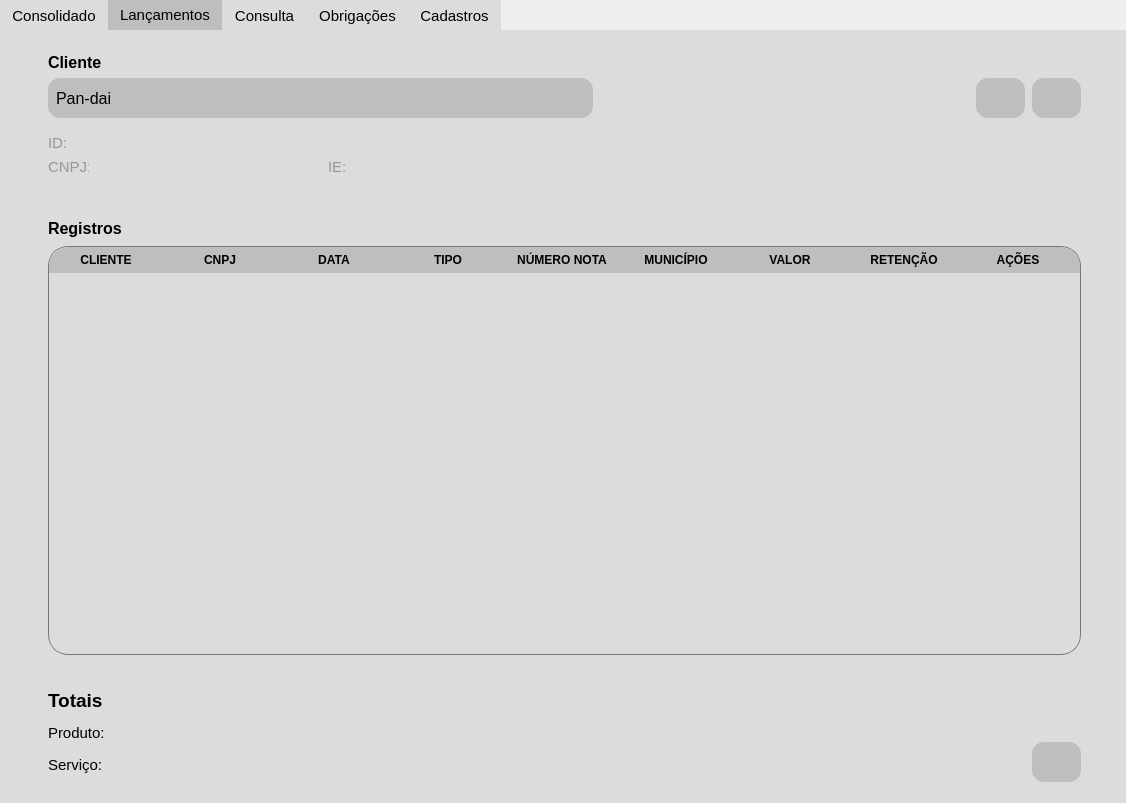
<?xml version="1.0" encoding="UTF-8"?>
<ui version="4.0">
 <class>janela_principal</class>
 <widget class="QMainWindow" name="janela_principal">
  <property name="geometry">
   <rect>
    <x>0</x>
    <y>0</y>
    <width>1126</width>
    <height>803</height>
   </rect>
  </property>
  <property name="windowTitle">
   <string>MainWindow</string>
  </property>
  <property name="windowIcon">
   <iconset resource="icons.qrc">
    <normaloff>:/icons/conta.png</normaloff>:/icons/conta.png</iconset>
  </property>
  <property name="toolButtonStyle">
   <enum>Qt::ToolButtonIconOnly</enum>
  </property>
  <widget class="QWidget" name="centralwidget">
   <widget class="QTabWidget" name="tabWidget">
    <property name="geometry">
     <rect>
      <x>0</x>
      <y>0</y>
      <width>1132</width>
      <height>806</height>
     </rect>
    </property>
    <property name="font">
     <font>
      <family>Segoe UI</family>
      <pointsize>11</pointsize>
     </font>
    </property>
    <property name="styleSheet">
     <string notr="true">
/************************************************************/
/*JANELA*/

QTabWidget::pane {
    background-color: rgb(220, 220, 220); /* Cor do painel */
    font-size: 30px; /* Tamanho da fonte */
}

QTabBar::tab {
     background-color: rgb(220, 220, 220 ); /* Cor das abas selecionadas */
     color: black;
}

QTabBar::tab:selected {
    background-color: rgb(190,190, 190); /* Cor das abas selecionadas */
    color: black;
}

QHeader{
 	background-color: rgb(40, 45, 50)
}

QWidget {
    background-color: rgb(220, 220, 220);
    color: black;
    border: none;
}

QTabBar::tab:Hover {
    background-color: rgb(190, 190, 190); /* Cor das abas selecionadas */
}

/************************************************************/
/*CAMPOS DE TEXTO*/

QTabWidget QLineEdit {
    border: 1px solid rgb(120, 120, 120);
    border-radius: 0;
    background-color: rgb(190, 190, 190);
	border-radius: 12px;
	padding: 8px;
}

QLineEdit:disabled, QLineEdit:!focus {
    border: none;
}

/************************************************************/
/*CAMPOS DE TEXTO*/

QTabWidget QTextEdit {
    border: 1px solid rgb(120, 120, 120);
    border-radius: 0;
    background-color: rgb(190, 190, 190);
	border-radius: 12px;
	padding: 8px
}

QTabWidget QTextEdit:disabled, QTextEdit:!focus {
    border: none;
}

/************************************************************/
/*COMBOBOX*/

QTabWidget QComboBox {
     border: 1px solid rgb(120, 120, 120);
    background-color: rgb(190, 190, 190);
	border-radius: 12px;
    padding: 8px
}

QTabWidget QComboBox:disabled, QComboBox:!focus {
     border: none;
}

QTabWidget QComboBox::down-arrow {
    image: none;
}

QTabWidget QComboBox::drop-down {
    width: 0;
}
/************************************************************/
/*LABEL*/
QTabWidget QLabel{
	background-color: transparent;

}


/************************************************************/
/*BUTTON*/

QTabWidget QPushButton{
	background-color: rgb(190, 190, 190);
	border-radius: 12px;
    padding: 5px;
}

QTabWidget QPushButton:hover{
	background-color: rgb(160, 160, 160);
	border-radius: 12px;
    padding: 5px;
}

/************************************************************/
/*TABLE*/

QTabWidget QTableWidget {
    background-color: rgb(220, 220, 220); 
    border: 1px solid rgb(120, 120, 120);
    border-radius: 20px;
}

/* Ajusta o cabeçalho para seguir o border-radius */
QTableWidget::corner {
    border-top-left-radius: 20px;
    background-color: transparent;
}

/* Ajusta os títulos das colunas (cabeçalho horizontal) */
QHeaderView::section {
    background-color: transparent;
    border: none;
    padding: 4px;
}

/* Impede que o cabeçalho fique cortado */
QTableWidget QHeaderView {
    border-top-left-radius: 20px;
    border-top-right-radius: 20px;
	background-color:rgb(190, 190, 190);
	font-weight: bold; 
}
/************************************************************/
/*DATE*/

QTabWidget QDateEdit {
	border: 1px solid rgb(120, 120, 120);
    border-radius: 12px;
    background-color: rgb(190, 190, 190);
	padding: 7px
}

QTabWidget QDateEdit:disabled,QTabWidget QDateEdit:!focus {
   border: none;
}

QTabWidget QDateEdit::up-button {
    width: 0;
    height: 0;
    border: none;
}

QTabWidget QDateEdit::down-button {
    width: 0;
    height: 0;
    border: none;
}



</string>
    </property>
    <property name="currentIndex">
     <number>1</number>
    </property>
    <widget class="QWidget" name="tab_3">
     <attribute name="title">
      <string>Consolidado</string>
     </attribute>
    </widget>
    <widget class="QWidget" name="tab">
     <attribute name="title">
      <string>Lançamentos</string>
     </attribute>
     <widget class="QComboBox" name="campo_cliente_lancamento">
      <property name="geometry">
       <rect>
        <x>48</x>
        <y>48</y>
        <width>545</width>
        <height>40</height>
       </rect>
      </property>
      <property name="font">
       <font>
        <family>Segoe UI</family>
        <pointsize>12</pointsize>
        <weight>50</weight>
        <bold>false</bold>
       </font>
      </property>
      <item>
       <property name="text">
        <string>Pan-dai</string>
       </property>
      </item>
     </widget>
     <widget class="QPushButton" name="btn_importar_xml">
      <property name="geometry">
       <rect>
        <x>976</x>
        <y>48</y>
        <width>49</width>
        <height>40</height>
       </rect>
      </property>
      <property name="font">
       <font>
        <pointsize>14</pointsize>
       </font>
      </property>
      <property name="cursor">
       <cursorShape>PointingHandCursor</cursorShape>
      </property>
      <property name="text">
       <string/>
      </property>
      <property name="icon">
       <iconset resource="icons.qrc">
        <normaloff>:/icons/filetype-xml.svg</normaloff>:/icons/filetype-xml.svg</iconset>
      </property>
      <property name="iconSize">
       <size>
        <width>25</width>
        <height>26</height>
       </size>
      </property>
      <property name="flat">
       <bool>false</bool>
      </property>
     </widget>
     <widget class="QPushButton" name="btn_lancar_manual">
      <property name="geometry">
       <rect>
        <x>1032</x>
        <y>48</y>
        <width>49</width>
        <height>40</height>
       </rect>
      </property>
      <property name="font">
       <font>
        <family>Segoe UI</family>
        <pointsize>11</pointsize>
       </font>
      </property>
      <property name="cursor">
       <cursorShape>PointingHandCursor</cursorShape>
      </property>
      <property name="text">
       <string/>
      </property>
      <property name="icon">
       <iconset resource="icons.qrc">
        <normaloff>:/icons/pencil-square.svg</normaloff>:/icons/pencil-square.svg</iconset>
      </property>
      <property name="iconSize">
       <size>
        <width>25</width>
        <height>25</height>
       </size>
      </property>
      <property name="flat">
       <bool>false</bool>
      </property>
     </widget>
     <widget class="QLabel" name="label_2">
      <property name="geometry">
       <rect>
        <x>48</x>
        <y>184</y>
        <width>172</width>
        <height>29</height>
       </rect>
      </property>
      <property name="font">
       <font>
        <family>Segoe UI</family>
        <pointsize>12</pointsize>
        <weight>75</weight>
        <bold>true</bold>
       </font>
      </property>
      <property name="text">
       <string>Registros</string>
      </property>
     </widget>
     <widget class="QTableWidget" name="tabela_lancamentos">
      <property name="enabled">
       <bool>true</bool>
      </property>
      <property name="geometry">
       <rect>
        <x>48</x>
        <y>216</y>
        <width>1033</width>
        <height>409</height>
       </rect>
      </property>
      <property name="verticalScrollBarPolicy">
       <enum>Qt::ScrollBarAlwaysOff</enum>
      </property>
      <property name="horizontalScrollBarPolicy">
       <enum>Qt::ScrollBarAlwaysOff</enum>
      </property>
      <property name="rowCount">
       <number>0</number>
      </property>
      <attribute name="horizontalHeaderDefaultSectionSize">
       <number>114</number>
      </attribute>
      <attribute name="verticalHeaderVisible">
       <bool>false</bool>
      </attribute>
      <column>
       <property name="text">
        <string>CLIENTE</string>
       </property>
      </column>
      <column>
       <property name="text">
        <string>CNPJ</string>
       </property>
      </column>
      <column>
       <property name="text">
        <string>DATA</string>
       </property>
      </column>
      <column>
       <property name="text">
        <string>TIPO</string>
       </property>
      </column>
      <column>
       <property name="text">
        <string>NÚMERO NOTA</string>
       </property>
      </column>
      <column>
       <property name="text">
        <string>MUNICÍPIO</string>
       </property>
      </column>
      <column>
       <property name="text">
        <string>VALOR</string>
       </property>
      </column>
      <column>
       <property name="text">
        <string>RETENÇÃO</string>
       </property>
      </column>
      <column>
       <property name="text">
        <string>AÇÕES</string>
       </property>
      </column>
     </widget>
     <widget class="QLabel" name="label_4">
      <property name="geometry">
       <rect>
        <x>48</x>
        <y>688</y>
        <width>73</width>
        <height>29</height>
       </rect>
      </property>
      <property name="font">
       <font>
        <family>Segoe UI</family>
        <pointsize>11</pointsize>
        <weight>50</weight>
        <bold>false</bold>
       </font>
      </property>
      <property name="text">
       <string>Produto:</string>
      </property>
     </widget>
     <widget class="QLabel" name="label_5">
      <property name="enabled">
       <bool>false</bool>
      </property>
      <property name="geometry">
       <rect>
        <x>48</x>
        <y>104</y>
        <width>25</width>
        <height>17</height>
       </rect>
      </property>
      <property name="font">
       <font>
        <family>Segoe UI</family>
        <pointsize>11</pointsize>
        <weight>50</weight>
        <bold>false</bold>
       </font>
      </property>
      <property name="styleSheet">
       <string notr="true">color:rgb(150,150,150)</string>
      </property>
      <property name="text">
       <string>ID:</string>
      </property>
     </widget>
     <widget class="QLabel" name="label_6">
      <property name="enabled">
       <bool>false</bool>
      </property>
      <property name="geometry">
       <rect>
        <x>48</x>
        <y>128</y>
        <width>41</width>
        <height>17</height>
       </rect>
      </property>
      <property name="font">
       <font>
        <family>Segoe UI</family>
        <pointsize>11</pointsize>
        <weight>50</weight>
        <bold>false</bold>
       </font>
      </property>
      <property name="styleSheet">
       <string notr="true">color:rgb(150,150,150)</string>
      </property>
      <property name="text">
       <string>CNPJ:</string>
      </property>
     </widget>
     <widget class="QLabel" name="campo_id">
      <property name="enabled">
       <bool>false</bool>
      </property>
      <property name="geometry">
       <rect>
        <x>88</x>
        <y>104</y>
        <width>201</width>
        <height>17</height>
       </rect>
      </property>
      <property name="font">
       <font>
        <family>Segoe UI</family>
        <pointsize>11</pointsize>
        <weight>50</weight>
        <bold>false</bold>
       </font>
      </property>
      <property name="styleSheet">
       <string notr="true">color:rgb(150,150,150)</string>
      </property>
      <property name="text">
       <string/>
      </property>
     </widget>
     <widget class="QLabel" name="campo_cnpj_cliente">
      <property name="enabled">
       <bool>false</bool>
      </property>
      <property name="geometry">
       <rect>
        <x>88</x>
        <y>128</y>
        <width>201</width>
        <height>17</height>
       </rect>
      </property>
      <property name="font">
       <font>
        <family>Segoe UI</family>
        <pointsize>11</pointsize>
        <weight>50</weight>
        <bold>false</bold>
       </font>
      </property>
      <property name="styleSheet">
       <string notr="true">color:rgb(150,150,150)</string>
      </property>
      <property name="text">
       <string/>
      </property>
     </widget>
     <widget class="QLabel" name="label_9">
      <property name="geometry">
       <rect>
        <x>48</x>
        <y>656</y>
        <width>172</width>
        <height>29</height>
       </rect>
      </property>
      <property name="font">
       <font>
        <family>Segoe UI</family>
        <pointsize>14</pointsize>
        <weight>75</weight>
        <bold>true</bold>
       </font>
      </property>
      <property name="text">
       <string>Totais</string>
      </property>
     </widget>
     <widget class="QLabel" name="label_12">
      <property name="geometry">
       <rect>
        <x>48</x>
        <y>720</y>
        <width>73</width>
        <height>29</height>
       </rect>
      </property>
      <property name="font">
       <font>
        <family>Segoe UI</family>
        <pointsize>11</pointsize>
        <weight>50</weight>
        <bold>false</bold>
       </font>
      </property>
      <property name="text">
       <string>Serviço:</string>
      </property>
     </widget>
     <widget class="QLabel" name="label_10">
      <property name="geometry">
       <rect>
        <x>48</x>
        <y>24</y>
        <width>172</width>
        <height>17</height>
       </rect>
      </property>
      <property name="font">
       <font>
        <family>Segoe UI</family>
        <pointsize>12</pointsize>
        <weight>75</weight>
        <bold>true</bold>
       </font>
      </property>
      <property name="text">
       <string>Cliente</string>
      </property>
     </widget>
     <widget class="QLabel" name="total_notas_produtos">
      <property name="geometry">
       <rect>
        <x>112</x>
        <y>688</y>
        <width>241</width>
        <height>29</height>
       </rect>
      </property>
      <property name="font">
       <font>
        <family>Segoe UI</family>
        <pointsize>11</pointsize>
        <weight>50</weight>
        <bold>false</bold>
       </font>
      </property>
      <property name="text">
       <string/>
      </property>
     </widget>
     <widget class="QLabel" name="label_13">
      <property name="enabled">
       <bool>false</bool>
      </property>
      <property name="geometry">
       <rect>
        <x>328</x>
        <y>128</y>
        <width>41</width>
        <height>17</height>
       </rect>
      </property>
      <property name="font">
       <font>
        <family>Segoe UI</family>
        <pointsize>11</pointsize>
        <weight>50</weight>
        <bold>false</bold>
       </font>
      </property>
      <property name="styleSheet">
       <string notr="true">color:rgb(150,150,150)</string>
      </property>
      <property name="text">
       <string>IE:</string>
      </property>
     </widget>
     <widget class="QLabel" name="campo_ie">
      <property name="enabled">
       <bool>false</bool>
      </property>
      <property name="geometry">
       <rect>
        <x>368</x>
        <y>128</y>
        <width>201</width>
        <height>17</height>
       </rect>
      </property>
      <property name="font">
       <font>
        <family>Segoe UI</family>
        <pointsize>11</pointsize>
        <weight>50</weight>
        <bold>false</bold>
       </font>
      </property>
      <property name="styleSheet">
       <string notr="true">color:rgb(150,150,150)</string>
      </property>
      <property name="text">
       <string/>
      </property>
     </widget>
     <widget class="QPushButton" name="btn_salvar">
      <property name="geometry">
       <rect>
        <x>1032</x>
        <y>712</y>
        <width>49</width>
        <height>40</height>
       </rect>
      </property>
      <property name="font">
       <font>
        <pointsize>14</pointsize>
       </font>
      </property>
      <property name="cursor">
       <cursorShape>PointingHandCursor</cursorShape>
      </property>
      <property name="text">
       <string/>
      </property>
      <property name="icon">
       <iconset resource="icons.qrc">
        <normaloff>:/icons/upload.svg</normaloff>:/icons/upload.svg</iconset>
      </property>
      <property name="iconSize">
       <size>
        <width>25</width>
        <height>25</height>
       </size>
      </property>
      <property name="flat">
       <bool>false</bool>
      </property>
     </widget>
     <widget class="QLabel" name="total_notas_servico">
      <property name="geometry">
       <rect>
        <x>112</x>
        <y>720</y>
        <width>241</width>
        <height>29</height>
       </rect>
      </property>
      <property name="font">
       <font>
        <family>Segoe UI</family>
        <pointsize>11</pointsize>
        <weight>50</weight>
        <bold>false</bold>
       </font>
      </property>
      <property name="text">
       <string/>
      </property>
     </widget>
    </widget>
    <widget class="QWidget" name="tab_2">
     <attribute name="title">
      <string>Consulta</string>
     </attribute>
     <widget class="QDateEdit" name="dateEdit">
      <property name="geometry">
       <rect>
        <x>600</x>
        <y>56</y>
        <width>121</width>
        <height>40</height>
       </rect>
      </property>
      <property name="font">
       <font>
        <family>Segoe UI</family>
        <pointsize>11</pointsize>
       </font>
      </property>
      <property name="displayFormat">
       <string>MM/yyyy</string>
      </property>
     </widget>
     <widget class="QLabel" name="label_7">
      <property name="geometry">
       <rect>
        <x>40</x>
        <y>32</y>
        <width>172</width>
        <height>17</height>
       </rect>
      </property>
      <property name="font">
       <font>
        <family>Segoe UI</family>
        <pointsize>12</pointsize>
        <weight>75</weight>
        <bold>true</bold>
       </font>
      </property>
      <property name="text">
       <string>Cliente</string>
      </property>
     </widget>
     <widget class="QPushButton" name="btn_importar_xml_2">
      <property name="geometry">
       <rect>
        <x>1024</x>
        <y>56</y>
        <width>57</width>
        <height>40</height>
       </rect>
      </property>
      <property name="font">
       <font>
        <family>Segoe UI</family>
        <pointsize>14</pointsize>
       </font>
      </property>
      <property name="cursor">
       <cursorShape>PointingHandCursor</cursorShape>
      </property>
      <property name="text">
       <string/>
      </property>
      <property name="icon">
       <iconset resource="icons.qrc">
        <normaloff>:/icons/search.svg</normaloff>:/icons/search.svg</iconset>
      </property>
      <property name="iconSize">
       <size>
        <width>23</width>
        <height>23</height>
       </size>
      </property>
     </widget>
     <widget class="QComboBox" name="campo_cliente_lancamento_2">
      <property name="geometry">
       <rect>
        <x>40</x>
        <y>56</y>
        <width>545</width>
        <height>40</height>
       </rect>
      </property>
      <property name="font">
       <font>
        <family>Segoe UI</family>
        <pointsize>12</pointsize>
        <weight>50</weight>
        <bold>false</bold>
       </font>
      </property>
      <item>
       <property name="text">
        <string>Pan-dai</string>
       </property>
      </item>
     </widget>
     <widget class="QLabel" name="label_8">
      <property name="geometry">
       <rect>
        <x>600</x>
        <y>32</y>
        <width>113</width>
        <height>17</height>
       </rect>
      </property>
      <property name="font">
       <font>
        <family>Segoe UI</family>
        <pointsize>11</pointsize>
        <weight>75</weight>
        <bold>true</bold>
       </font>
      </property>
      <property name="text">
       <string>Mês Referência</string>
      </property>
     </widget>
     <widget class="QLabel" name="label_11">
      <property name="geometry">
       <rect>
        <x>40</x>
        <y>128</y>
        <width>193</width>
        <height>29</height>
       </rect>
      </property>
      <property name="font">
       <font>
        <family>Segoe UI</family>
        <pointsize>12</pointsize>
        <weight>75</weight>
        <bold>true</bold>
       </font>
      </property>
      <property name="text">
       <string>Registros por Município</string>
      </property>
     </widget>
     <widget class="QTableWidget" name="tableWidget_4">
      <property name="geometry">
       <rect>
        <x>40</x>
        <y>160</y>
        <width>1041</width>
        <height>585</height>
       </rect>
      </property>
      <property name="layoutDirection">
       <enum>Qt::LeftToRight</enum>
      </property>
      <property name="verticalScrollBarPolicy">
       <enum>Qt::ScrollBarAlwaysOff</enum>
      </property>
      <property name="horizontalScrollBarPolicy">
       <enum>Qt::ScrollBarAlwaysOff</enum>
      </property>
      <attribute name="horizontalHeaderDefaultSectionSize">
       <number>347</number>
      </attribute>
      <column>
       <property name="text">
        <string>MUNICÍPIO</string>
       </property>
      </column>
      <column>
       <property name="text">
        <string>TIPO DE NOTA</string>
       </property>
      </column>
      <column>
       <property name="text">
        <string>VALOR</string>
       </property>
      </column>
     </widget>
    </widget>
    <widget class="QWidget" name="tab_4">
     <attribute name="title">
      <string>Obrigações</string>
     </attribute>
     <widget class="QGroupBox" name="groupBox">
      <property name="geometry">
       <rect>
        <x>48</x>
        <y>16</y>
        <width>1009</width>
        <height>705</height>
       </rect>
      </property>
      <property name="title">
       <string>GroupBox</string>
      </property>
     </widget>
    </widget>
    <widget class="QWidget" name="tab_5">
     <attribute name="title">
      <string>Cadastros</string>
     </attribute>
    </widget>
   </widget>
  </widget>
 </widget>
 <resources>
  <include location="icons.qrc"/>
 </resources>
 <connections/>
</ui>
